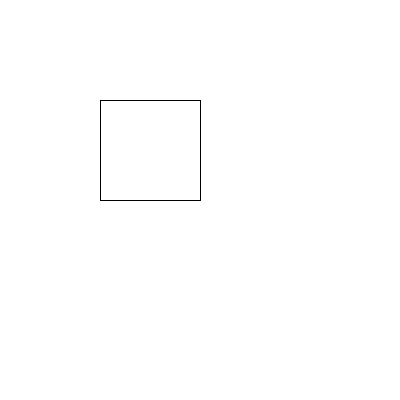
Frame 1 (no input)
Frame 60 (the mouse pressed at the canvas centre just before this capture): identical to frame 1, image omitted
Frame 120 (the mouse held since frame 60 and released just before this capture): identical to frame 1, image omitted

The Processing sketch that drew this single still picture (run headless with seeded random() and noise(); from frame 60 on, the mouse is pressed at the canvas centre):

// Processing sketch: aula09_grupo01_exercicio03
// ── aula09_grupo01_exercicio03.pde
//tempo 
void setup(){ size(400,400); }
void draw(){
  background(255);
//println(day(), month(), year());
println(hour(), minute(), second());
if(second()>=0 && second()<=20){
  rect(100,100,100,100);
}
}
